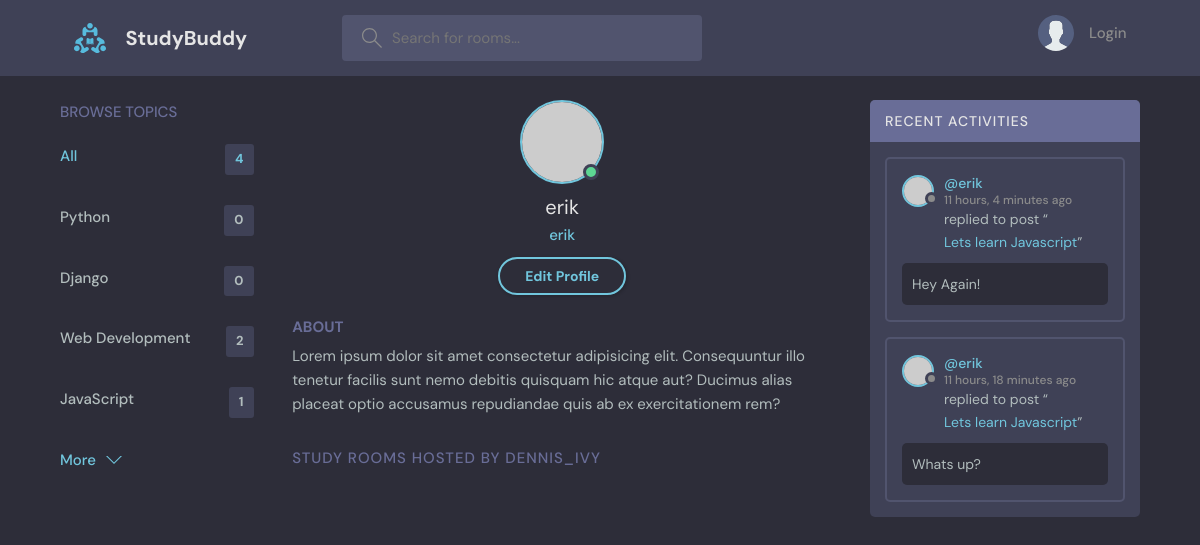
The app's page /profile/3/, older data.
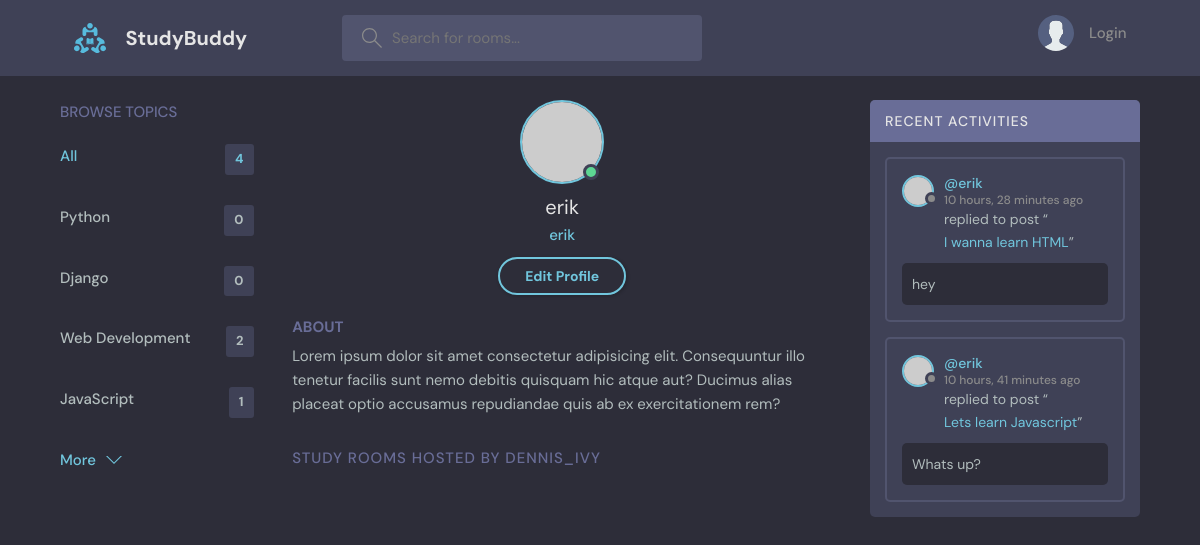
The same page, newer data.
### base/models.py (models this page shows, shortened)
class Topic(models.Model):
    name = models.CharField(max_length=200)

class Message(models.Model):
    user = models.ForeignKey(User, on_delete=models.CASCADE)
    room = models.ForeignKey(Room, on_delete=models.CASCADE)
    body = models.TextField()
    updated = models.DateTimeField(auto_now=True)
    created = models.DateTimeField(auto_now_add=True)
    class Meta:
        ordering = ['-updated', '-created']

class Room(models.Model):
    host = models.ForeignKey(User, on_delete=models.SET_NULL, null=True)
    topic = models.ForeignKey(Topic, on_delete=models.SET_NULL, null=True)
    name = models.CharField(max_length=200)
    description = models.TextField(null=True, blank=True)
    participants = models.ManyToManyField(User, related_name='participants', blank=True)
    updated = models.DateTimeField(auto_now=True)
    created = models.DateTimeField(auto_now_add=True)
    class Meta:
        ordering = ['-updated', '-created']

### base/views.py (the view)
# urls.py: path('profile/<str:pk>/', views.userProfile, name='user-profile'),
def userProfile(request, pk):
    user = User.objects.get(id=pk)
    rooms = user.room_set.all()
    room_messages = user.message_set.all()
    topics = Topic.objects.all()
    context = {'user': user, 'rooms': rooms, 'room_messages': room_messages, 'topics': topics}
    return render(request, 'base/profile.html', context)

### base/templates/base/profile.html (shortened to what this page needs)
{% extends 'main.html' %}
{% block content %}
    <main class="profile-page layout layout--3">
        <div class="container">
            {% include 'base/topics_component.html' %}
            <div class="roomList">
                <div class="profile">
                    <div class="profile__avatar">
                        <div class="avatar avatar--large active">
                            <img src="https://randomuser.me/api/portraits/men/11.jpg"/>
                        </div>
                    </div>
                    <div class="profile__info">
                        <h3>{{ user.username }}</h3>
                        <p>{{ user.username }}</p>
                        <a href="edit-user.html" class="btn btn--main btn--pill">Edit Profile</a>
                    </div>
                    <div class="profile__about">
                        <h3>About</h3>
                        <p>
                            Lorem ipsum dolor sit amet consectetur adipisicing elit. Consequuntur illo tenetur
                            facilis sunt nemo debitis quisquam hic atque aut? Ducimus alias placeat optio
                            accusamus repudiandae quis ab ex exercitationem rem?
                        </p>
                    </div>
                </div>
                <div class="roomList__header">
                    <div>
                        <h2>Study Rooms Hosted by dennis_ivy</a>
                        </h2>
                    </div>
                </div>
            </div>
            {% include 'base/activity_component.html' %}
        </div>
    </main>
{% endblock content %}

### base/templates/base/topics_component.html
<div class="topics">
    <div class="topics__header">
        <h2>Browse Topics</h2>
    </div>
    <ul class="topics__list">
        <li>
            <a href="{% url 'home' %}" class="active">All <span>{{ topics.count }}</span></a>
        </li>
        {% for topic in topics %}
            <li>
                <a href="{% url 'home' %}?q={{ topic.name }}">{{ topic.name }}<span>{{ topic.room_set.all.count }}</span></a>
            </li>
        {% endfor %}
    </ul>
    <a class="btn btn--link" href="topics.html">
        More
        <svg version="1.1" xmlns="http://www.w3.org/2000/svg" width="32" height="32" viewBox="0 0 32 32">
            <title>chevron-down</title>
            <path d="M16 21l-13-13h-3l16 16 16-16h-3l-13 13z"></path>
        </svg>
    </a>
</div>

### base/templates/base/activity_component.html (shortened to what this page needs)
<div class="activities">
    <div class="activities__header">
        <h2>Recent Activities</h2>
    </div>
    {% for message in room_messages %}
        <div class="activities__box">
            <div class="activities__boxHeader roomListRoom__header">
                <a href="{% url 'user-profile' message.user.id %}" class="roomListRoom__author">
                    <div class="avatar avatar--small">
                        <img src="https://randomuser.me/api/portraits/women/11.jpg"/>
                    </div>
                    <p>
                        @{{ message.user }}
                        <span> {{ message.created|timesince }} ago</span>
                    </p>
                </a>
            </div>
            <div class="activities__boxContent">
                <p>replied to post “<a href="{% url 'room' message.room.id %}">{{ message.room.name }}</a>”</p>
                <div class="activities__boxRoomContent">
                    {{ message.body }}
                </div>
            </div>
        </div>
    {% endfor %}
</div>

Row changes from the older to the newer data that the page shows:
removed Message: user "erik", created "11 hours, 4 minutes", room.name "Lets learn Javascript", body "Hey Again!"
removed Message: user "erik", created "11 hours, 18 minutes", room.name "Lets learn Javascript", body "Whats up?"
added Message: user "erik", created "10 hours, 28 minutes", room.name "I wanna learn HTML", body "hey"
added Message: user "erik", created "10 hours, 41 minutes", room.name "Lets learn Javascript", body "Whats up?"
